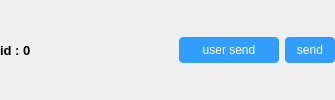
             <widget class="QWidget" name="widget" native="true">
              <layout class="QHBoxLayout" name="horizontalLayout_19">
               <property name="leftMargin">
                <number>0</number>
               </property>
               <property name="topMargin">
                <number>0</number>
               </property>
               <property name="rightMargin">
                <number>0</number>
               </property>
               <property name="bottomMargin">
                <number>0</number>
               </property>
               <item>
                <widget class="QLabel" name="label_id">
                 <property name="sizePolicy">
                  <sizepolicy hsizetype="Expanding" vsizetype="Preferred">
                   <horstretch>0</horstretch>
                   <verstretch>0</verstretch>
                  </sizepolicy>
                 </property>
                 <property name="minimumSize">
                  <size>
                   <width>0</width>
                   <height>30</height>
                  </size>
                 </property>
                 <property name="font">
                  <font>
                   <family>Arial</family>
                   <pointsize>10</pointsize>
                   <weight>75</weight>
                   <bold>true</bold>
                  </font>
                 </property>
                 <property name="text">
                  <string notr="true">id : 0</string>
                 </property>
                </widget>
               </item>
               <item>
                <spacer name="horizontalSpacer_6">
                 <property name="orientation">
                  <enum>Qt::Horizontal</enum>
                 </property>
                 <property name="sizeHint" stdset="0">
                  <size>
                   <width>142</width>
                   <height>20</height>
                  </size>
                 </property>
                </spacer>
               </item>
               <item>
                <widget class="QPushButton" name="btn_userSendPacket">
                 <property name="sizePolicy">
                  <sizepolicy hsizetype="Fixed" vsizetype="Fixed">
                   <horstretch>0</horstretch>
                   <verstretch>0</verstretch>
                  </sizepolicy>
                 </property>
                 <property name="minimumSize">
                  <size>
                   <width>100</width>
                   <height>26</height>
                  </size>
                 </property>
                 <property name="maximumSize">
                  <size>
                   <width>100</width>
                   <height>16777215</height>
                  </size>
                 </property>
                 <property name="toolTip">
                  <string>send user defined packet to device</string>
                 </property>
                 <property name="styleSheet">
                  <string notr="true">QPushButton{border-radius: 4px;background-color: rgb(50, 157, 253);color: white;}QPushButton:hover{background-color: rgb(29, 148, 255);}
QPushButton:pressed{background-color: rgb(10, 139, 255);}
QPushButton:disabled{background-color: lightgray;}</string>
                 </property>
                 <property name="text">
                  <string>user send</string>
                 </property>
                </widget>
               </item>
               <item>
                <widget class="QPushButton" name="btn_sendPacket">
                 <property name="sizePolicy">
                  <sizepolicy hsizetype="Fixed" vsizetype="Fixed">
                   <horstretch>0</horstretch>
                   <verstretch>0</verstretch>
                  </sizepolicy>
                 </property>
                 <property name="minimumSize">
                  <size>
                   <width>50</width>
                   <height>26</height>
                  </size>
                 </property>
                 <property name="maximumSize">
                  <size>
                   <width>50</width>
                   <height>16777215</height>
                  </size>
                 </property>
                 <property name="toolTip">
                  <string>send normal packet to device</string>
                 </property>
                 <property name="styleSheet">
                  <string notr="true">QPushButton{border-radius: 4px;background-color: rgb(50, 157, 253);color: white;}QPushButton:hover{background-color: rgb(29, 148, 255);}
QPushButton:pressed{background-color: rgb(10, 139, 255);}
QPushButton:disabled{background-color: lightgray;}</string>
                 </property>
                 <property name="text">
                  <string>send</string>
                 </property>
                 <property name="shortcut">
                  <string>Ctrl+Return</string>
                 </property>
                </widget>
               </item>
              </layout>
             </widget>
